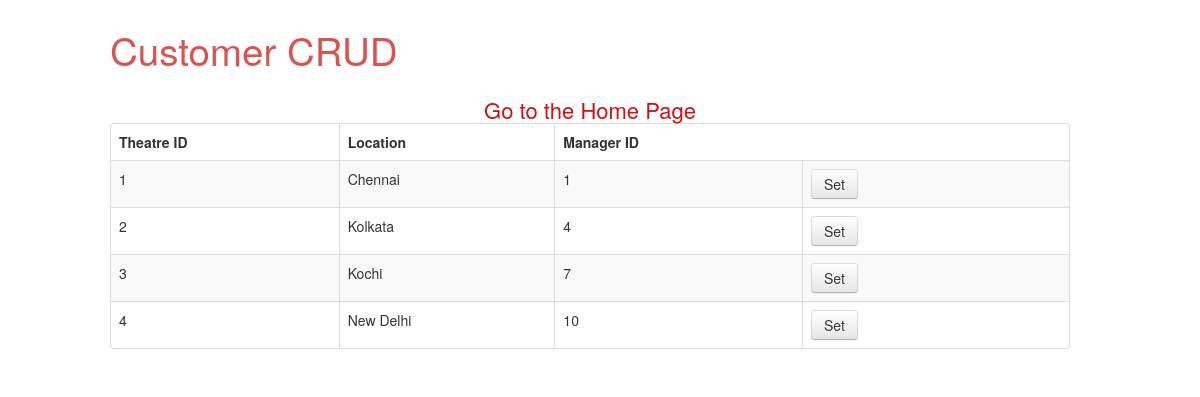
The page /theatreset/set.php (signed in) on the database its author committed.
### tables this page shows
CREATE TABLE IF NOT EXISTS `theatre` (
  `t_id` int(5) NOT NULL,
  `location` varchar(15) NOT NULL,
  `mgr_id` int(5) NOT NULL
);

### theatreset/set.php (the view, shortened to what this page needs)
<?php
if (isset($_SESSION['employee'])){
?>
<body>
    <div class="container">
    		<div class="row"><br>
    			<h1  style="color:#d9534f; font-weight:200">Customer CRUD</h1><br>
				<center><a href="../index.php"  style="font-size:22px; font-weight:400; color:#D11111">Go to the Home Page</a></center>
    		</div>
			<div class="row">
				<table class="table table-striped table-bordered">
		              <thead>
		                <tr>
		                  <th>Theatre ID</th>
		                  <th>Location</th>
		                  <th>Manager ID</th>
		                </tr>
		              </thead>
		              <tbody>
		              <?php
					   $pdo = Database::connect();
					   $sql = 'SELECT * FROM theatre ORDER BY t_id ASC';
	 				   foreach ($pdo->query($sql) as $row) {
						   		echo '<tr>';
						   		echo '<td>'. $row['t_id'] . '</td>';
							   	echo '<td>'. $row['location'] . '</td>';
							   	echo '<td>'. $row['mgr_id'] . '</td>';
							   	echo '<td width=250>';
							   	echo '<a class="btn" href="../theatreset/confirm.php?t_id='.$row['t_id'].'">Set</a>';
							   	echo '</td>';
							   	echo '</tr>';
					   }
					  ?>
				      </tbody>
	            </table>
    	</div>
    </div>
  </body>
</html>
<?php
}
?>

### rows shown on the page
theatre: t_id "1", location "Chennai", mgr "1"
theatre: t_id "2", location "Kolkata", mgr "4"
theatre: t_id "3", location "Kochi", mgr "7"
theatre: t_id "4", location "New Delhi", mgr "10"
